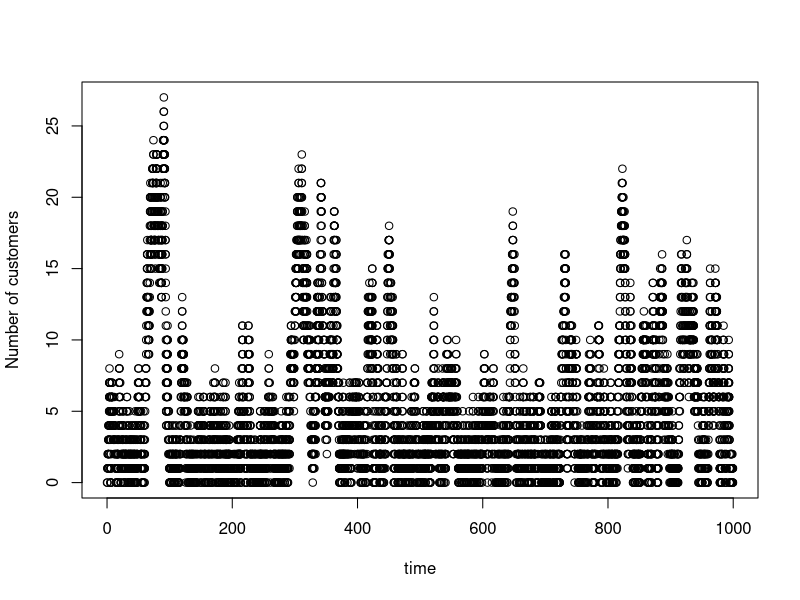
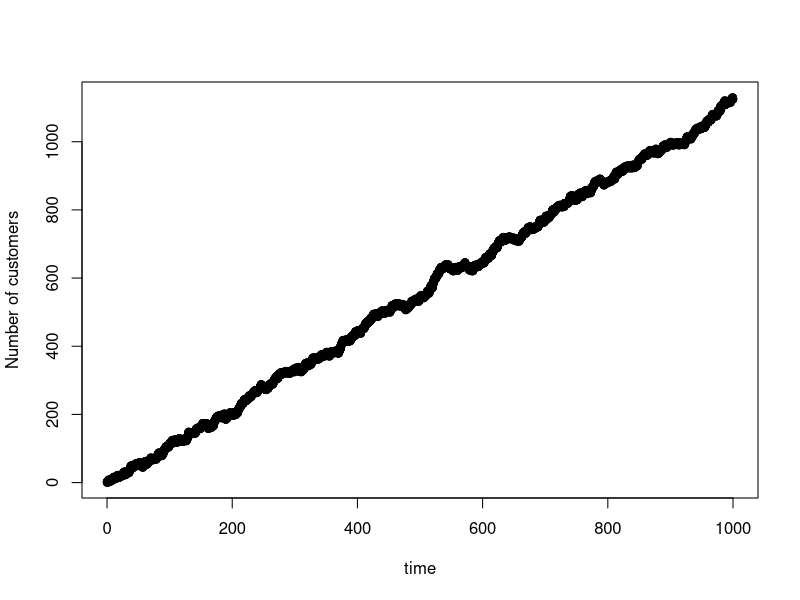

Source code (R) for these figures, in order:
## ---- chunk 1
knitr::opts_chunk$set(echo = TRUE)
set.seed(12)
## ---- chunk 2
lambda <- 4
mu <- 5

simulate_MM1 <- function(lambda=lambda, mu=mu, N0=0, Tmax=1000){
  #Initialize vectors to store each of the values of interest throughout the simulation
  events <- 0 #stores the type of event (1 for arrival, -1 for departure)
  Times <- 0 #times of events
  customers <- N0 #number of customers at each time in Times
  
  while(tail(Times,1) < Tmax){ #keep simulating until you have an event at a time greater than Tmax
    
    if(tail(customers,1)==0){ #separate behavior occurs if system currently has 0 customers
      tau <- rexp(1, rate=lambda) #interarrival intervals are exponentially distributed
      event <- 1 #only an arrival can occur if thre are 0 customers
      
    } else {
      tau <- rexp(1, rate=lambda+mu) #inter-event intervals are exponentially distributed
      if(runif(1,0,1) < lambda/(lambda+mu)){ #if runif is less than P(event = arrival)...
        event <- 1 #call the event an arrival
      } else{ 
        event <- -1 #otherwise, call the event a departure
      }
    }
    
    #now that we have simulatd one event, we need to do some accounting
    customers <- c(customers, tail(customers,1)+event)
    Times <- c(Times, tail(Times,1)+tau)
    events <- c(events, event)
  }
  
  #we need to toss out the information from the last event (it occured after Tmax)
  events <- head(events, -1)
  Times <- head(Times, -1)
  customers <- head(customers, -1)
  
  return(list(events,Times,customers))
}
## ---- chunk 3
sim <- simulate_MM1(lambda = 4, mu=5, N0=0, Tmax=1000)
plot(x=sim[[2]], y=sim[[3]], xlab="time", ylab="Number of customers")#number of customers vs time
## ---- chunk 4
sim2 <- simulate_MM1(lambda = 6, mu=5, N0=0, Tmax=1000)
plot(x=sim2[[2]], y=sim2[[3]], xlab="time", ylab="Number of customers")#number of customers vs time
